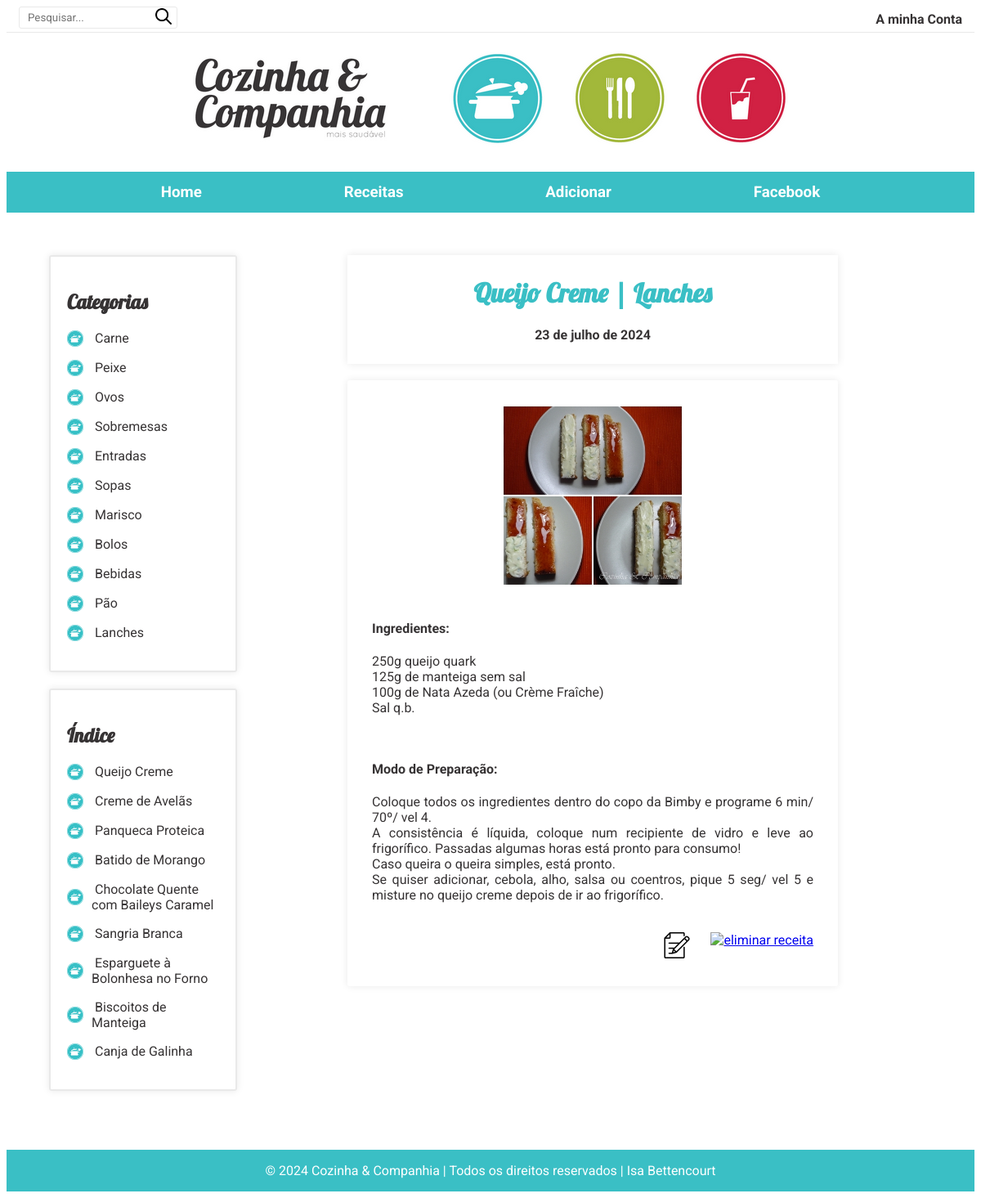
Screenshot of /details_post/13 with the database file from the repository.
### blog/models.py (models this page shows, shortened)
class Category(models.Model):
    category = models.CharField(max_length=50)
    def __str__(self):
        return self.category

class Post(models.Model):
    title = models.CharField(max_length=200)
    photo = models.ImageField(upload_to="blog/", blank=True, null=True)
    ingredients = models.TextField(blank=True, null=True)
    recipe = models.TextField(blank=True, null=True)
    category = models.ForeignKey(Category, on_delete=models.PROTECT,  blank=True, null=True)
    created_date = models.DateField(blank=True, null=True)

### blog/views.py (the view)
# urls.py: path('details_post/<int:id>', views.details_post, name='details_post'),
def details_post(request, id):
    recipes_all = Post.objects.all()
    categories = Category.objects.all()
    recipe = Post.objects.get(pk=id)
    form_post = PostForm(instance=recipe)
    return render(request, 'blog/details_post.html', {'form_post':form_post, 'recipe':recipe, 'categories':categories, 'recipes_all': recipes_all})

### blog/forms.py
class PostForm(forms.ModelForm):
    class Meta:
        model = Post
        fields = "__all__"
        widgets = {
            'title': forms.TextInput(attrs={'placeholder':'Título ...'}),
            'ingredients': forms.Textarea(attrs={'placeholder':'Ingredientes ...'}),
            'recipe': forms.Textarea(attrs={'placeholder':'Preparação ...'}),
            'created_date': forms.DateInput(attrs={'type':'date'}),
        }

### blog/templates/blog/details_post.html (shortened to what this page needs)
{% extends 'blog/list_recipes.html' %}
{% load static %}
{% block details %}
<div id="id_details_container">
    <div class="title">
        <h1>{{ recipe.title }} | {{ recipe.category }}</h1>
        <h4 id="id_created_date">{{ recipe.created_date }}</h4>
    </div>
    <div class="add_post">
        <div id="id_details">
            <div id="id_details_photo">
                {% if recipe.photo %}
                <img src="{{ recipe.photo.url }}" alt="foto da receita" id="id_with_photo">
                {% else %}
                <img src="{% static 'no_photo.png' %}" alt="image of no image" id="id_no_image">
                {% endif %}
            </div>
            <div id="details">
                <h4>Ingredientes:</h4>
                <p>
                    {{ recipe.ingredients|linebreaks }}
                </p>
                <br>
                <p>
                <h4>Modo de Preparação:</h4>
                {{ recipe.recipe|linebreaks }}
                </p>
            </div>
        </div>
        <div id="id_list_buttons">
            <a href="{% url 'blog:edit_post' recipe.id %}">
                <img src="{% static 'edit.png' %}" alt="editar receitar" title="editar receita" class="edit_img"></a>
            <a href="{% url 'blog:delete_post' recipe.id %}" onclick="confirmDelete()">
                <img src="{% static 'bin.png' %}" alt="eliminar receita" title="eliminar receita" class="edit_img"></a>
        </div>
    </div>
</div>
{% endblock %}

### blog/templates/blog/list_recipes.html (shortened to what this page needs)
{% extends 'blog/base.html' %}
{% load static %}
{% block content %}
<div id="id_big_container">
    <div id="id_big_treeview">
        <div class="treeview">
            <h2>Categorias</h2>
            {% for category in categories %}
            <p>
                <a href="{% url 'blog:filter_by_category' category.id %}">
                    <img src="{% static 'pan.png' %}" alt="" title="" class="img_pan">
                    &nbsp{{category.category}}
                </a>
            </p>
            {% endfor %}
        </div>
        <div class="treeview">
            <h2>Índice</h2>
            {% for recipe in recipes_all %}
            <p>
                <a href="{% url 'blog:index_a_z' recipe.id %}">
                    <img src="{% static 'pan.png' %}" alt="" title="" class="img_pan">
                    &nbsp{{recipe.title}}
                </a>
            </p>
            {% endfor %}
        </div>
    </div>
    {% block details %}{% endblock %}
</div>
{% endblock %}

### static/style.css (style rules this page uses)
:root { --color_black: rgb(54, 51, 52); --color_green: rgb(162, 184, 58); --color_blue: rgb(58, 191, 197); --color_red: rgb(209, 33, 67); --color_white: #ffffff; --color_dark_gray: #999; --color_gray: rgb(233, 233, 233); }
* { box-sizing: border-box; font-family: "Roboto", sans-serif; background-color: transparent; }
body { color: var(--color_black); }
#id_big_container { display: flex; padding: 20px; }
#id_big_treeview { min-width: 180px; max-width: 250px; display: flex; flex-direction: column; padding-right: 20px; }
.treeview { border: 2px solid var(--color_gray); box-shadow: 0px 0px 10px var(--color_gray); border-radius: 3px; padding: 20px; margin-bottom: 20px; }
.treeview h2 { font-family: "Lobster", sans-serif; }
.img_pan { width: 20px; height: 20px; margin-right: 10px; }
.treeview a { color: var(--color_black); text-decoration: none; cursor: pointer; display: flex; align-items: center; }
.title { max-width: 600px; margin: 0 auto; padding: 5px; text-align: center; margin-bottom: 20px; color: var(--color_blue); box-shadow: 0 0 10px var(--color_gray); }
.title h1 { font-family: "Lobster", sans-serif; }
.add_post { max-width: 600px; margin: 0 auto; padding: 20px; border-radius: 3px; box-shadow: 0 0 10px var(--color_gray); }
#id_details_container { margin: 0 auto; }
#id_created_date { color: var(--color_black); }
#id_details { display: flex; flex-direction: row; flex-wrap: wrap; justify-content: space-evenly; gap: 1rem; margin: auto; padding: 10px; text-align: justify; }
#id_details_photo { text-align: center; }
#id_with_photo { max-width: 55%; }
#id_list_buttons { display: flex; gap: 25px; align-items: right; justify-content: right; padding: 10px; }
.edit_img { height: 2rem; }

### rows the page displays
Category: category "Carne"
Category: category "Peixe"
Category: category "Ovos"
Category: category "Sobremesas"
Category: category "Entradas"
Category: category "Sopas"
Category: category "Marisco"
Category: category "Bolos"
Category: category "Bebidas"
Category: category "Pão"
Category: category "Lanches"
Post: title "Queijo Creme", category "Lanches", photo (picture), ingredients "250g queijo quark 125g de manteiga sem sal 100g de Nata Azeda (ou Crème Fraîche) Sal q.b.", recipe "Coloque todos os ingredientes dentro do copo da Bimby e programe 6 min/ 70º/ vel 4. A consistência é líquida, coloque num recipiente de vidro e leve ao frigorífico. Passadas algumas horas está pronto para consumo! Caso queira o queira simples, está pronto. Se quiser adicionar, cebola, alho, salsa ou coentros, pique 5 seg/ vel 5 e misture no queijo creme depois de ir ao frigorífico."
Post: title "Creme de Avelãs"
Post: title "Panqueca Proteica"
Post: title "Batido de Morango"
Post: title "Chocolate Quente com Baileys Caramel"
Post: title "Sangria Branca"
Post: title "Esparguete à Bolonhesa no Forno"
Post: title "Biscoitos de Manteiga"
Post: title "Canja de Galinha"
